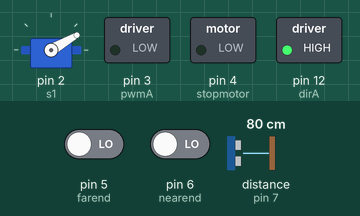
This sketch was run on a simulated Arduino Uno, built with avr-gcc and run on an emulated ATmega328P. On the bench: servo, switched loads named in the sketch (green lamp = pin HIGH). Wiring (inferred from the names in the program): ultrasonic range finder: trigger pin 7; echo pin 7. Inputs (shaded band) come from the test bench; at power-on: distance to the obstacle (sensor on pin 7) 80 cm, pin 5 (farend) LOW, pin 6 (nearend) LOW. The echo pulse lasts 58.3 µs per cm.

Above: at 1.2 s.
1.3 s: distance to the obstacle (sensor on pin 7) set to 10 cm
2.8 s: distance to the obstacle (sensor on pin 7) set to 7 cm
At 3.9 s:
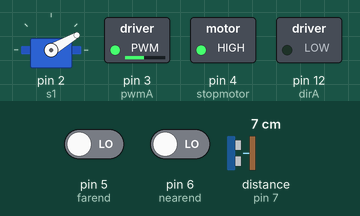
Timing chart, 0 to 5.8 s (numbered marks = the images above; inputs shaded):
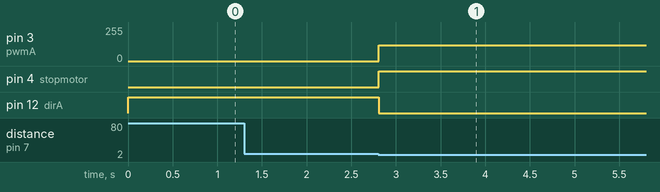

The sketch:

pixy_2.ino
```cpp
#include <Servo.h>

Servo s1;

const int pingPin=7;
long duration;
int stopmotor=4;

const int nearend=6;
const int farend=5;
const int pwmA=3;
const int dirA=12;

int val=0;
int val1=0;
int test=0;

void setup () {

  pinMode(stopmotor,OUTPUT);
  digitalWrite (stopmotor,LOW);

  s1.attach(2);
  pinMode (dirA,OUTPUT);
  pinMode (nearend,INPUT);
  pinMode (farend,INPUT);
  digitalWrite(dirA,HIGH);
  analogWrite(pwmA,0);
  s1.write(30);
}

  void loop () {

    digitalWrite (stopmotor,LOW);
    delay(10);
    pinMode (pingPin,OUTPUT);
    digitalWrite (pingPin,LOW);
    delayMicroseconds (2);
    digitalWrite (pingPin,HIGH);
    delayMicroseconds(5);
    digitalWrite (pingPin,LOW);
    pinMode (pingPin,INPUT);
    duration=pulseIn (pingPin,HIGH);
    if (duration<500) {

      digitalWrite(stopmotor,HIGH);

    val=digitalRead(nearend);
    val1=digitalRead(farend);

    while (val==LOW and val1==LOW) {
      digitalWrite (dirA,LOW);
      analogWrite (pwmA,120);
      val=digitalRead(nearend);
      val1=digitalRead(farend);
    }
    if (val==HIGH) {
      digitalWrite (dirA,HIGH);
      analogWrite (pwmA,0);


      analogWrite (pwmA,150);
      delay (1500);
      s1.write(140);
    }

    val=digitalRead(nearend);
    val1=digitalRead(farend);
    while (val==LOW and val1==LOW) {
      val=digitalRead(nearend);
      val1=digitalRead(farend);
    }

    if (val1==HIGH) {
      digitalWrite (dirA,LOW);
      analogWrite (pwmA,0);
      s1.write (30);
      delay (2000);
      analogWrite (pwmA,150);
      delay (2000);
      val=digitalRead(nearend);
      val1=digitalRead(farend);
    }

    while (val==LOW and val1==LOW) {
      val=digitalRead(nearend);
      val1=digitalRead(farend);
    }
     if (val==HIGH) {
      digitalWrite (dirA,HIGH);
      analogWrite (pwmA,0);
      s1.write (0);

      delay (2000);}
    }}
```

Measured:
- the behaviour switches between 9 and 8 cm on distance to the obstacle (sensor on pin 7) (found by bisection; images 0 and 1)
- after the input at 1.3 s, every drawn part: stays the same
- after the input at 2.8 s, pin 3 (pwmA): 0/255 → 120/255 at once; pin 4 (stopmotor): LOW → HIGH at once; pin 12 (dirA): HIGH → LOW at once
